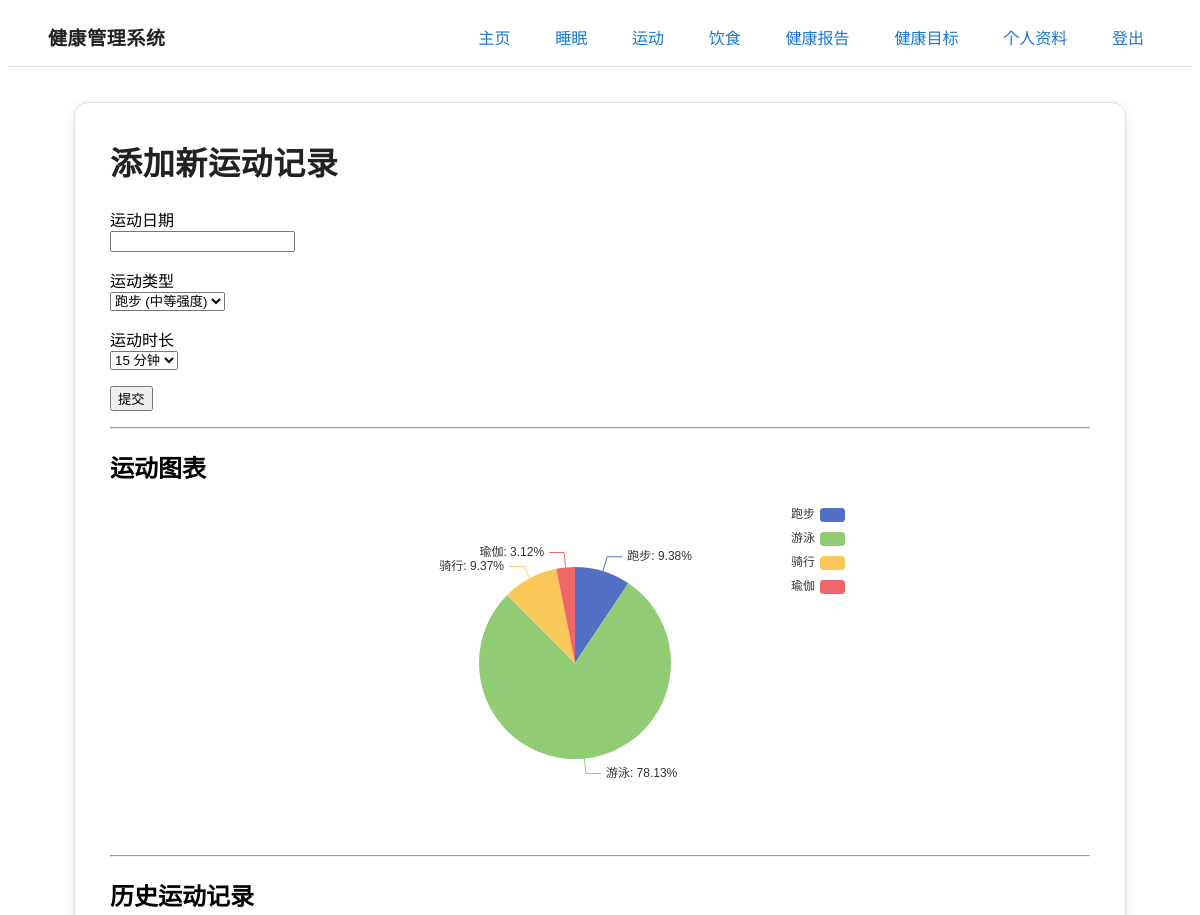
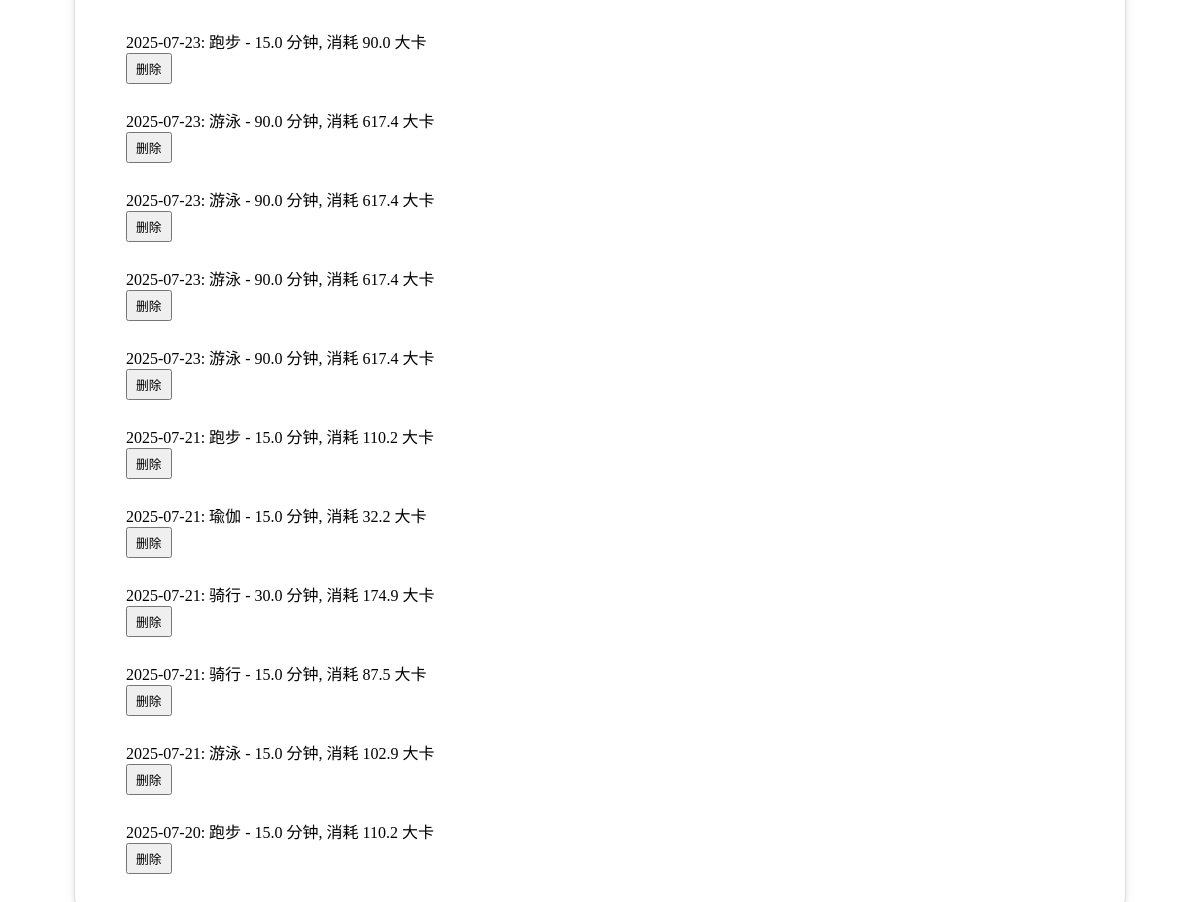
Screenshot of /exercise (signed in) with the database file from the repository (2 pictures, top to bottom).
### app/models.py (models this page shows, shortened)
class ExerciseRecord(db.Model):
    id = db.Column(db.Integer, primary_key=True)
    exercise_type = db.Column(db.String(140))
    duration = db.Column(db.Float)
    calories_burned = db.Column(db.Float)
    timestamp = db.Column(db.DateTime, index=True, default=datetime.utcnow)
    user_id = db.Column(db.Integer, db.ForeignKey('user.id'))

### app/routes.py (the view, shortened to what this page needs)
@app.route('/exercise', methods=['GET', 'POST'])
@login_required
def exercise():
    form = ExerciseForm()
    MET_VALUES = {
        '跑步': 7.0,
        '游泳': 8.0,
        '瑜伽': 2.5,
        '骑行': 6.8,
    }
    if current_user.weight:
        user_weight_kg = current_user.weight
    else:
        user_weight_kg = 60 # Default weight if not set
        flash('请在“个人资料”页面更新您的体重，以便更精确地计算卡路里消耗。', 'info')
    one_week_ago = datetime.utcnow() - timedelta(days=7)
    exercise_records_week = current_user.exercise_records.filter(ExerciseRecord.timestamp >= one_week_ago).all()
    duration_by_type = defaultdict(float)
    for r in exercise_records_week:
        if r.exercise_type:
            duration_by_type[r.exercise_type] += r.duration or 0
    duration_stats = [
        {'type': k, 'duration': round(v, 1)} for k, v in duration_by_type.items()
    ]
    exercise_records = current_user.exercise_records.order_by(ExerciseRecord.timestamp.desc()).all()
    return render_template('exercise.html', title='运动', form=form, exercise_records=exercise_records, duration_stats=duration_stats)

### app/forms.py
class ExerciseForm(FlaskForm):
    exercise_date = StringField('运动日期', validators=[DataRequired()])
    exercise_type = SelectField('运动类型',
                                choices=[
                                    ('跑步', '跑步 (中等强度)'),
                                    ('游泳', '游泳 (中等强度)'),
                                    ('瑜伽', '瑜伽'),
                                    ('骑行', '骑行 (中等强度)'),
                                    ('其它', '其它')
                                ],
                                validators=[DataRequired()])
    duration = SelectField('运动时长',
                           choices=[
                               ('15', '15 分钟'),
                               ('30', '30 分钟'),
                               ('45', '45 分钟'),
                               ('60', '60 分钟'),
                               ('90', '90 分钟')
                           ],
                           validators=[DataRequired()], coerce=int)
    calories_burned = FloatField('消耗卡路里 (仅当选择“其它”时填写)', validators=[Optional()])
    submit = SubmitField('提交')

### app/models.py (called while the page is built)
@login.user_loader
def load_user(id):
    return User.query.get(int(id))

### app/templates/exercise.html (shortened to what this page needs)
{% extends "base.html" %}
{% block content %}
<article class="main-card">
    <h2 class="main-title">添加新运动记录</h2>
    <form action="{{ url_for('exercise') }}" method="post" novalidate>
        <p>
            {{ form.exercise_date.label }}<br>
            {{ form.exercise_date(id="exercise_date_picker") }}
        </p>
        <p>
            {{ form.exercise_type.label }}<br>
            {{ form.exercise_type(id="exercise_type_select") }}
        </p>
        <p>
            {{ form.duration.label }}<br>
            {{ form.duration() }}
        </p>
        <p>{{ form.submit() }}</p>
    </form>
    <hr>
    <h2>运动图表</h2>
    {% if duration_stats and duration_stats|length > 0 %}
        <div id="exercise_duration_pie" style="width: 100%; max-width: 500px; height: 320px; margin: 0 auto 2rem auto;"></div>
    {% else %}
        <p>暂无足够数据生成图表。</p>
    {% endif %}
    <hr>
    <h2>历史运动记录</h2>
    {% for record in exercise_records %}
    <article style="padding: 0.75rem 1rem;">
        <div class="grid" style="grid-template-columns: 1fr auto; align-items: center; gap: 1rem;">
            <p style="margin: 0;">{{ record.timestamp.strftime('%Y-%m-%d') }}: {{ record.exercise_type }} - {{ record.duration }} 分钟, 消耗 {{ "%.1f"|format(record.calories_burned) }} 大卡</p>
            <form action="{{ url_for('delete_exercise', record_id=record.id) }}" method="post" onsubmit="return confirm('你确定要删除这条记录吗？');" style="margin: 0;">
                <button type="submit" class="secondary outline" style="margin: 0; padding: 0.25rem 0.5rem; font-size: 0.8rem;">删除</button>
            </form>
        </div>
    </article>
    {% else %}
    <p>你还没有任何运动记录。</p>
    {% endfor %}
</article>
{% endblock %}
{% block scripts %}
<script>
var pieData = JSON.parse('{{ duration_stats|default([])|tojson }}');
document.addEventListener('DOMContentLoaded', function() {
    // 饼状图渲染
    if (pieData.length > 0) {
        var pieDom = document.getElementById('exercise_duration_pie');
        var pieChart = echarts.init(pieDom);
        var option = {
            tooltip: {
                trigger: 'item',
                formatter: '{b}: {c} 分钟 ({d}%)'
            },
            legend: {
                orient: 'vertical',
                left: 'right',
                data: pieData.map(function(item) { return item.type; })
            },
            series: [
                {
                    name: '运动类型',
                    type: 'pie',
                    radius: '60%',
                    center: ['45%', '50%'],
                    data: pieData.map(function(item) {
                        return { value: item.duration, name: item.type };
                    }),
                    emphasis: {
                        itemStyle: {
                            shadowBlur: 10,
                            shadowOffsetX: 0,
                            shadowColor: 'rgba(0, 0, 0, 0.5)'
                        }
                    },
                    label: {
                        formatter: '{b}: {d}%'
                    }
                }
            ]
        };
        pieChart.setOption(option);
    }
    // 运动类型表单联动
    const exerciseTypeSelect = document.getElementById('exercise_type_select');
    const caloriesField = document.getElementById('calories_field');
    function toggleCaloriesField() {
        if (exerciseTypeSelect.value === '其它') {
            caloriesField.style.display = 'block';
        } else {
            caloriesField.style.display = 'none';
        }
    }
    toggleCaloriesField();
    exerciseTypeSelect.addEventListener('change', toggleCaloriesField);
});
flatpickr("#exercise_date_picker", {
    dateFormat: "Y-m-d",
    defaultDate: "today",
    locale: "zh"
});
</script>
{% endblock %}

### app/templates/base.html (style rules this page uses)
.main-card { background: #fff; border-radius: 14px; box-shadow: 0 2px 12px rgba(0,0,0,0.07), 0 1.5px 4px rgba(0,0,0,0.06); border: 1px solid #e0e0e0; padding: 2.2rem 2.2rem 1.5rem 2.2rem; margin: 2.2rem auto; max-width: 980px; }
.main-title { font-size: 2rem; font-weight: 700; margin-bottom: 0.7em; margin-top: 0; color: #222; letter-spacing: 0.02em; }

### rows the page displays
ExerciseRecord: timestamp "2025-07-23", exercise_type "跑步", duration "15.0", calories_burned "90.0"
ExerciseRecord: timestamp "2025-07-23", exercise_type "游泳", duration "90.0", calories_burned "617.4"
ExerciseRecord: timestamp "2025-07-23", exercise_type "游泳", duration "90.0", calories_burned "617.4"
ExerciseRecord: timestamp "2025-07-23", exercise_type "游泳", duration "90.0", calories_burned "617.4"
ExerciseRecord: timestamp "2025-07-23", exercise_type "游泳", duration "90.0", calories_burned "617.4"
ExerciseRecord: timestamp "2025-07-21", exercise_type "跑步", duration "15.0", calories_burned "110.2"
ExerciseRecord: timestamp "2025-07-21", exercise_type "瑜伽", duration "15.0", calories_burned "32.2"
ExerciseRecord: timestamp "2025-07-21", exercise_type "骑行", duration "30.0", calories_burned "174.9"
ExerciseRecord: timestamp "2025-07-21", exercise_type "骑行", duration "15.0", calories_burned "87.5"
ExerciseRecord: timestamp "2025-07-21", exercise_type "游泳", duration "15.0", calories_burned "102.9"
ExerciseRecord: timestamp "2025-07-20", exercise_type "跑步", duration "15.0", calories_burned "110.2"
